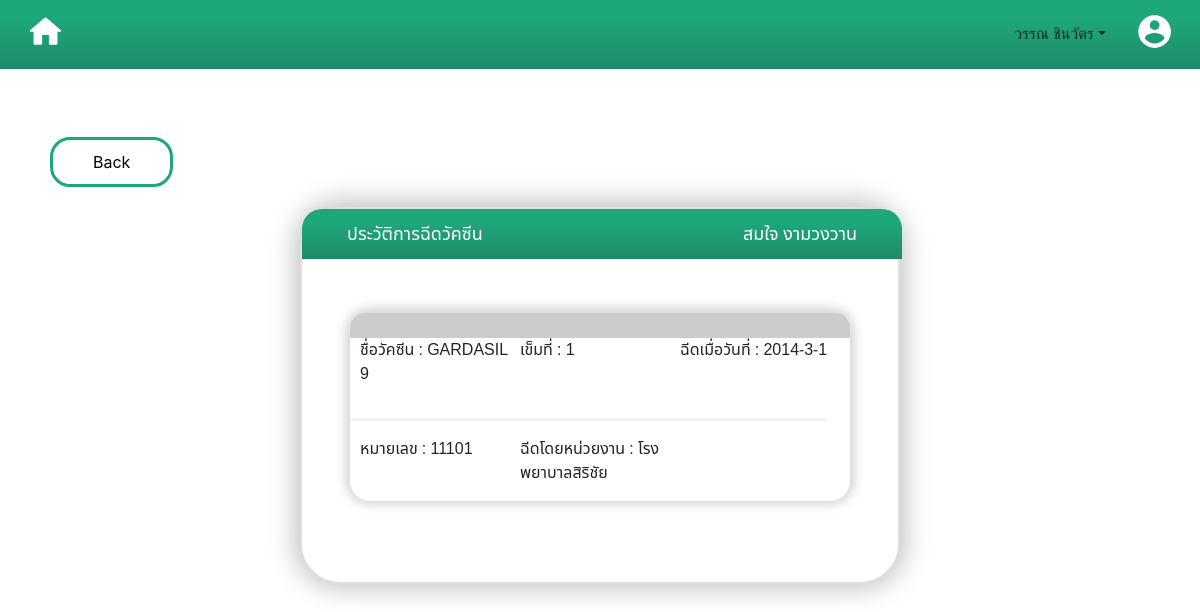
/vaccine.php?user_id=80907 (signed in), run on the app's committed database.
### tables this page shows
CREATE TABLE `patient` (
  `user_id` int(13) NOT NULL,
  `fname` varchar(255) NOT NULL,
  `lname` varchar(255) NOT NULL,
  `birthday` date NOT NULL,
  `weight` int(11) NOT NULL,
  `height` int(11) NOT NULL,
  `day_latest` date NOT NULL,
  `hs_name` varchar(255) NOT NULL,
  `department` varchar(255) NOT NULL,
  `doc_name` varchar(255) NOT NULL,
  `doc_id` int(11) NOT NULL,
  `pulse` int(11) NOT NULL,
  `results` text NOT NULL,
  `med_recieve` text NOT NULL,
  `meder_name` varchar(255) NOT NULL,
  `meder_id` int(11) NOT NULL,
  `appointment` text NOT NULL,
  `tracking` text NOT NULL,
  `danger_med` text NOT NULL,
  `med_continuous` text NOT NULL
);

CREATE TABLE `vaccine` (
  `user_id` int(13) NOT NULL,
  `nm_vac` text NOT NULL,
  `num_vac` int(11) NOT NULL,
  `date_vac` text NOT NULL,
  `id_vac` int(11) NOT NULL,
  `agency_vac` text NOT NULL
);

### database/connect.php (called while the page is built, shortened)
<?php
$host = "localhost";
$usr = "root";
$pass = "";
$db = "supmed";
$dsn = "mysql:host=$host;dbname=$db;charset=utf8";
require_once "database/controller.php";
try{
    $pdo = new PDO($dsn, $usr, $pass);
    $pdo->setAttribute(PDO::ATTR_ERRMODE, PDO::ERRMODE_EXCEPTION);
}catch(PDOException $e){
    echo $e->getMessage();
}
$controller = new Controller($pdo);
?>

### database/controller.php (called while the page is built)
<?php
class Controller{
    private $db;
    function __construct($conn){
        $this->db=$conn;
    }
    function getDetails($user_id){
        try {
            $sql = "SELECT * FROM patient WHERE user_id = :user_id";
            $stmt = $this->db->prepare($sql);
            $stmt->bindParam(":user_id", $user_id, PDO::PARAM_STR);
            $stmt->execute();
            $result = $stmt->fetch(PDO::FETCH_ASSOC);
            return $result;
        } catch (PDOException $e) {
            echo $e->getMessage();
            return false;
        }
    }
}
?>

### vaccine.php (the view, shortened to what this page needs)
<?php
require_once "layout/header.php";
require_once "database/controller.php";
require_once "database/connect.php";
$userID = $_GET["user_id"];
$result = $controller->getDetails($userID);
$sql = "SELECT * FROM vaccine WHERE user_id = :user_id";
$stmt = $pdo->prepare($sql);
$stmt->bindParam(':user_id', $userID, PDO::PARAM_INT);
$stmt->execute();
$vaccineData = $stmt->fetchAll(PDO::FETCH_ASSOC);
?>
<br>
<br>
<div class="button-back"><a href="old-record.php?user_id=<?php echo $userID;?>"><button>Back</button></a>
</div>
<div class="contain-main-vaccine">
    <div class="container-vaccine">
        <div class="top-con">
            <div class="text-topic-vaccine">
                <p class="record-text">ประวัติการฉีดวัคซีน</p>
                <p class="fullname"><?php echo $result['fname']," ",$result['lname'];?></p>
            </div>
        </div>
        <br> <br>
        <?php if (empty($vaccineData)) : ?>
            <div class="sub-container-vaccine">
                <div class="top-sub"></div>
                <div class="vaccine-detail">
                    <p>No vaccine data available</p>
                </div>
            </div>
        <?php else : ?>
            <?php foreach ($vaccineData as $vaccine) : ?>
                <div class="sub-container-vaccine">
                    <div class="top-sub"></div>
                    <div class="vaccine-detail">
                        <p>ชื่อวัคซีน : <?php echo $vaccine['nm_vac']; ?></p>
                        <p>เข็มที่ : <?php echo $vaccine['num_vac']; ?></p>
                        <p>ฉีดเมื่อวันที่ : <?php echo $vaccine['date_vac']; ?></p>
                    </div>
                    <hr class="bar-hr">
                    <div class="vaccine-detail">
                        <p>หมายเลข : <?php echo $vaccine['id_vac']; ?></p>
                        <p>ฉีดโดยหน่วยงาน : <?php echo $vaccine['agency_vac']; ?></p>
                    </div>
                </div>
                <br> <br> <br>
            <?php endforeach; ?>
        <?php endif; ?>
    </div>
</div>
</body>
</html>

### css/vaccine-style.css (style rules this page uses)
.contain-main-vaccine { display: flex; flex-direction: row; }
.container-vaccine { width: 600px; height: auto; background: white; border: 2px solid rgb(223, 223, 223); border-radius: 40px; backdrop-filter: blur(15px); box-shadow: 0px -1px 26.100000381469727px 5px rgba(0, 0, 0, 0.25); margin: auto auto; height: auto; font-family: 'Noto Sans Thai', sans-serif; font-size: 18px; }
.top-con { border-top-left-radius:20px; border-top-right-radius:20px; background: linear-gradient(180deg, #1FA77C 27.08%, #1E8B69 97.92%);; width: 100%; height: 50px; color: white; padding-top: 12px; }
.text-topic-vaccine { display: flex; flex-direction: row; justify-content: space-between; padding-left: 45px; padding-right: 45px; align-items: center; }
.sub-container-vaccine { width: 500px; height: auto; background: white; border: 0px solid rgb(223, 223, 223); border-radius: 20px; backdrop-filter: blur(5px); box-shadow: 0px -1px 10px 5px rgba(101, 101, 101, 0.25); margin: auto auto; height: auto; }
.vaccine-detail { display: grid; grid-template-columns: repeat(3, 1Fr); padding-left: 10px; padding-right: 10px; font-size: small; font-size: 16px; }
.top-sub { border-top-left-radius:15px; border-top-right-radius:15px; background-color: #cccccc; width: 100%; height: 25px; color: white; padding: 0; }
.bar-hr { width: 95%; height: 2px; border-radius: 5px; background-color: #cccccc; border: 1px solid #cccccc; }

### css/btn-back.css (style rules this page uses)
.button-back button { margin: 20px 50px; padding: 10px 40px; border: 3px solid #1FA77C; background: none; border-radius: 20px; transition: all 0.5s; }
.button-back a { text-decoration: none; color: black; }

### css/treat.css (style rules this page uses)
.top-con { border-top-left-radius:20px; border-top-right-radius:20px; background: linear-gradient(180deg, #1FA77C 27.08%, #1E8B69 97.92%);; width: 600px; height: 50px; color: white; }

### data on the page
patient: fname "สมใจ", lname "งามวงวาน"
vaccine: nm_vac "GARDASIL 9", num_vac "1", date_vac "2014-3-1", id_vac "11101", agency_vac "โรงพยาบาลสิริชัย"

### other printed values
$_SESSION['username'] "วรรณ ชินวัตร"
